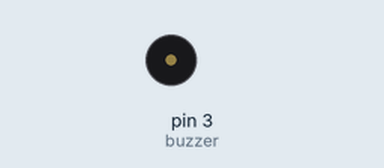
Recording of a sketch running on a simulated Arduino Uno, built with avr-gcc and run on an emulated ATmega328P. On the bench: buzzer (waves = sounding).

Above: at 0.2 s.
At 2.7 s:
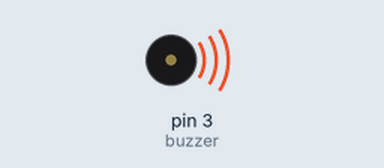
Timing chart, 0 to 3.5 s (numbered marks = the images above):
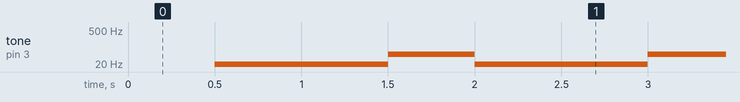

Measured:
- by itself, tone on pin 3 (buzzer): repeats every 1.5 s: 20 Hz 0.50 s, 50 Hz 0.50 s, 10 Hz 0.50 s

The sketch:

Buzzer.ino
```cpp
int buzzer = 3;
int dt = 500;
void setup() {
  pinMode(buzzer, OUTPUT);
}

void loop() {
  delay(dt);
  tone(buzzer, 10 , 1000);
  delay(dt);
  tone(buzzer, 20 , 500);
  delay(dt);
  tone(buzzer, 50 , 890);
}
```
